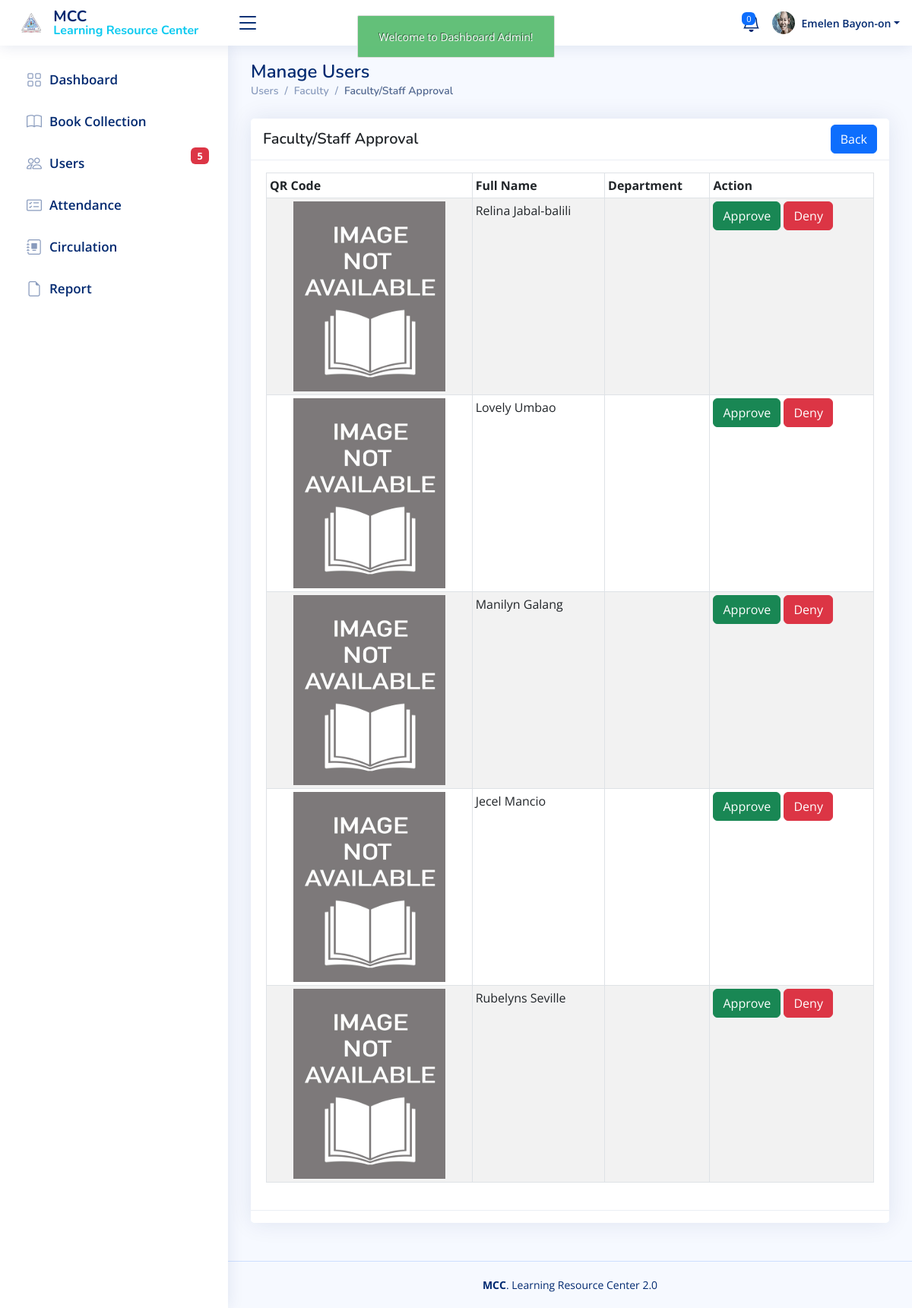
Before: /admin/user_faculty_approval.php (signed in) with the older database file.
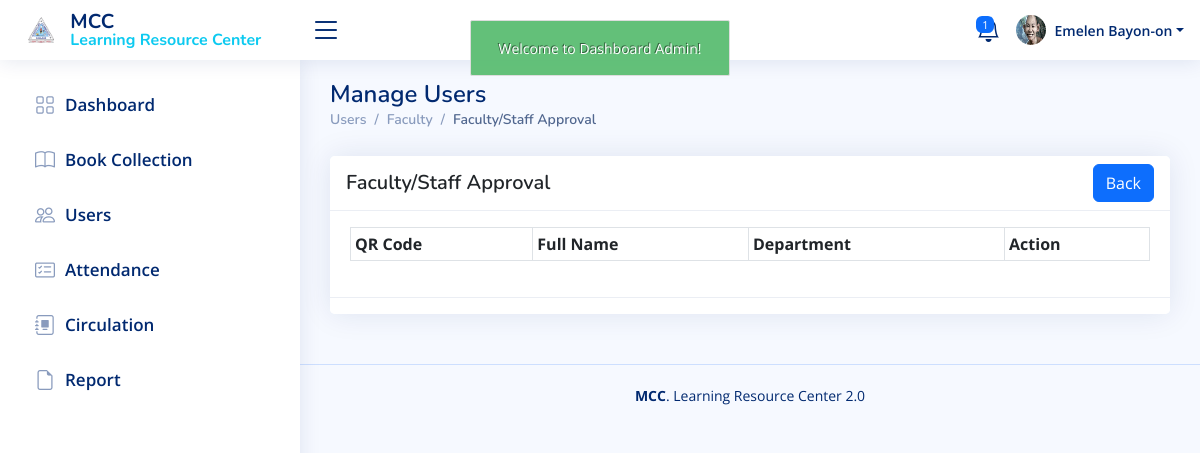
After: the same page with the newer database file.
### tables this page shows
CREATE TABLE `faculty` (
  `faculty_id` int(11) NOT NULL,
  `faculty_log_id` int(11) NOT NULL,
  `lastname` varchar(50) NOT NULL,
  `firstname` varchar(50) NOT NULL,
  `middlename` varchar(50) NOT NULL,
  `gender` varchar(45) NOT NULL,
  `course` varchar(45) NOT NULL,
  `address` varchar(45) NOT NULL,
  `cell_no` varchar(25) NOT NULL,
  `birthdate` varchar(45) NOT NULL,
  `email` varchar(100) NOT NULL,
  `username` varchar(255) NOT NULL,
  `password` varchar(255) NOT NULL,
  `cpassword` varchar(255) NOT NULL,
  `role_as` varchar(50) NOT NULL,
  `status` varchar(50) NOT NULL,
  `faculty_added` datetime NOT NULL,
  `qr_code` varchar(255) NOT NULL,
  `reset_token` varchar(2) NOT NULL,
  `token_expiry` datetime NOT NULL
);

### admin/user_faculty_approval.php (the view, shortened to what the changed rows need)
<?php
include('authentication.php');
include('includes/header.php');
include('./includes/sidebar.php');
?>
<main id="main" class="main">
     <div class="pagetitle d-flex justify-content-between">
          <div>
               <h1>Manage Users</h1>
          </div>
     </div>
     <section class="section">
          <div class="row">
               <div class="col-lg-12">
                    <div class="card">
                         <div class="card-body">
                              <div class="table-responsive mt-3">
                                   <table id="myDataTable" class="table table-bordered table-striped table-sm">
                                        <thead>
                                             <tr>
                                                  <th>QR Code</th>
                                                  <th>Full Name</th>
                                                  <th>Department</th>
                                                  <th>Action</th>
                                             </tr>
                                        </thead>
                                        <tbody>
                                             <?php
                                             $query = "SELECT * FROM faculty WHERE (role_as = 'faculty' OR role_as = 'staff') AND status = 'pending' ORDER BY faculty_id ASC";
                                             $query_run = mysqli_query($con, $query);
                                             if(mysqli_num_rows($query_run))
                                             {
                                                  foreach($query_run as $user)
                                                  {
                                                       ?>
                                             <tr>
                                                  <td>
                                                       <center>
                                                            <?php if($user['qr_code'] != ""): ?>
                                                            <img src="../qrcodes/<?php echo $user['qr_code']; ?>"
                                                                 alt="" width="100px" height="100px">
                                                            <?php else: ?>
                                                            <img src="uploads/books_img/book_image.jpg" alt=""
                                                                 width="200px" height="250px">
                                                            <?php endif; ?>
                                                       </center>
                                                  </td>
                                                  <td>
                                                       <?=$user['firstname'].' '.$user['middlename'].' '.$user['lastname']?>
                                                  </td>
                                                  <td><?=$user['course'];?></td>
                                                  <td class=" justify-content-center">
                                                       <form action="user_faculty_code.php" method="POST">
                                                            <input type="submit" name="approved" value="Approve"
                                                                 class="btn btn-success">
                                                            <input type="submit" name="deny" value="Deny"
                                                                 class="btn btn-danger">
                                                       </form>
                                                  </td>
                                             </tr>
                                             <?php
                                                  }
                                             }
                                             ?>
                                        </tbody>
                                   </table>
                              </div>
                         </div>
                    </div>
               </div>
          </div>
     </section>
</main>
<?php
include('./includes/script.php');
?>

### admin/includes/topnav.php (shortened to what the changed rows need)
<header id="header" class="header fixed-top d-flex align-items-center">
     <nav class="header-nav ms-auto">
          <ul class="d-flex align-items-center">
               <li class="nav-item dropdown me-3">
                    <a class="nav-link nav-icon fs-4" href="#" data-bs-toggle="dropdown">
                         <?php
                                             $query = "SELECT COUNT(DISTINCT user_id) AS total_borrowers FROM holds WHERE hold_status = 'Hold'";
                                             $query_run = mysqli_query($con, $query);
                                             if ($query_run) {
                                                 $row = mysqli_fetch_assoc($query_run);
                                                 $total_borrowers = $row['total_borrowers'];
                                                 echo '<span class="badge bg-primary badge-number">'.$total_borrowers.'</span>';
                                             } else {
                                                 echo '<span class="badge bg-primary badge-number">0</span>';
                                             }
                                             ?>
                    </a>
               </li>
          </ul>
     </nav>
</header>

### admin/includes/sidebar.php (shortened to what the changed rows need)
<aside id="sidebar" class="sidebar" id="v-pills-tab" role="tablist">
     <?php  $page = substr($_SERVER['SCRIPT_NAME'], strrpos($_SERVER['SCRIPT_NAME'], "/")+ 1); ?>
     <ul class="sidebar-nav" id="sidebar-nav">
          <li class="nav-item">
    <a class="nav-link collapsed<?= ($page == 'users.php' ||
        $page == 'user_student.php' ||
        $page == 'user_student_add.php' ||
        $page == 'user_student_view.php' ||
        $page == 'user_student_edit.php' ||
        $page == 'user_faculty.php' ||
        $page == 'user_student_approval.php') ? ' active' : '' ?>"
        href="users.php">
        <i class="bi bi-people"></i><span>Users</span>
        <?php
            $user_sql = "SELECT COUNT(*) AS pending_count FROM user WHERE status = 'pending'";
            $faculty_sql = "SELECT COUNT(*) AS pending_count FROM faculty WHERE status = 'pending'";
            $user_result = mysqli_query($con, $user_sql);
            $faculty_result = mysqli_query($con, $faculty_sql);
            $user_row = mysqli_fetch_assoc($user_result);
            $faculty_row = mysqli_fetch_assoc($faculty_result);
            $pendingCount = $user_row['pending_count'] + $faculty_row['pending_count'];
            if ($pendingCount > 0) {
                echo '<span class="badge bg-danger">' . $pendingCount . '</span>';
            }
        ?>
    </a>
</li>
     </ul>
</aside>

Changed rows visible on the page:
removed faculty: firstname "Relina", lastname "Jabal-balili"
removed faculty: firstname "Lovely", lastname "Umbao"
removed faculty: firstname "Manilyn", lastname "Galang"
removed faculty: firstname "Jecel", lastname "Mancio"
removed faculty: firstname "Rubelyns", lastname "Seville"
Other visible differences:
$total_borrowers: "0" → "1"
$pendingCount: "5" → (not shown)
